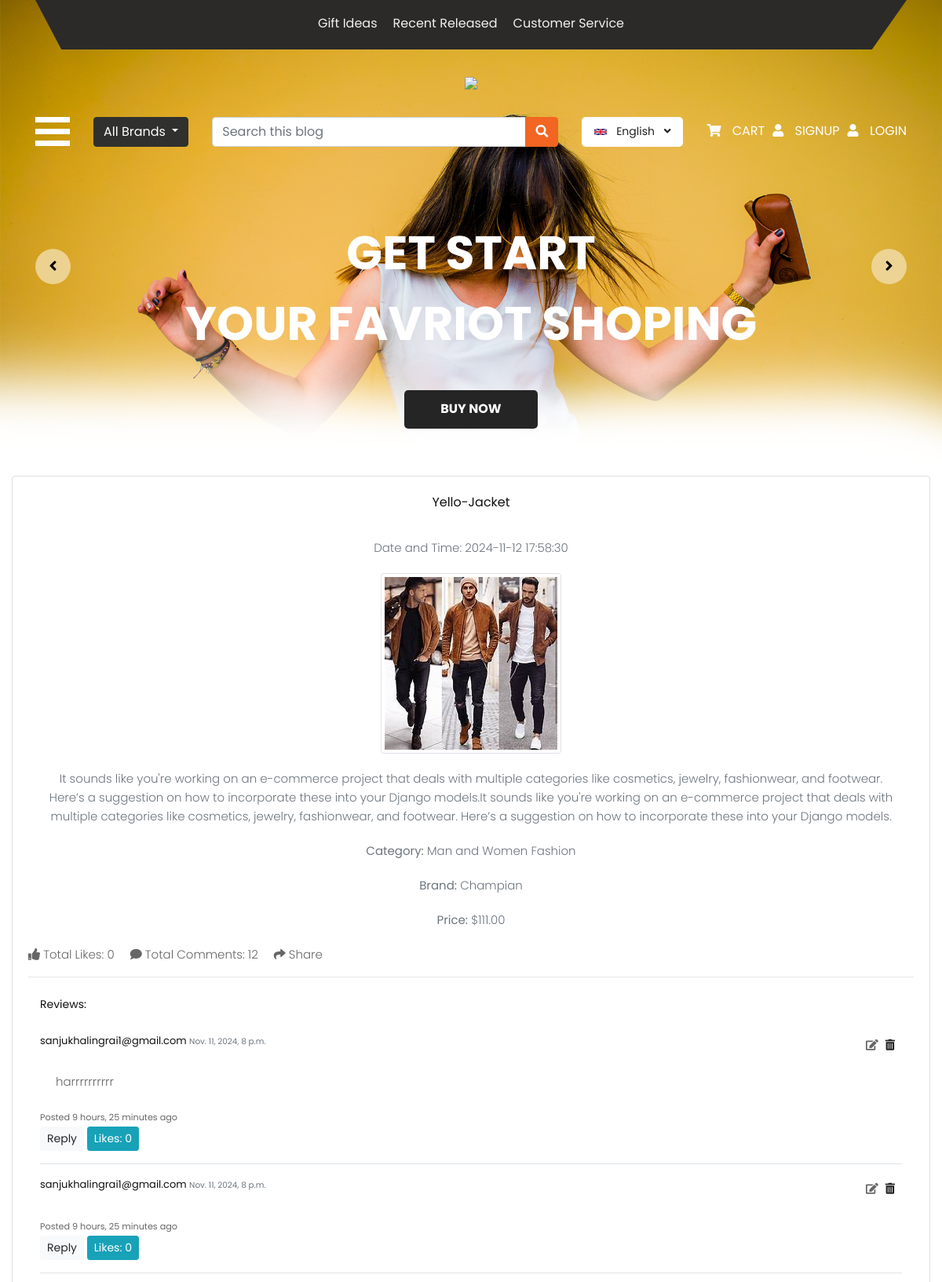
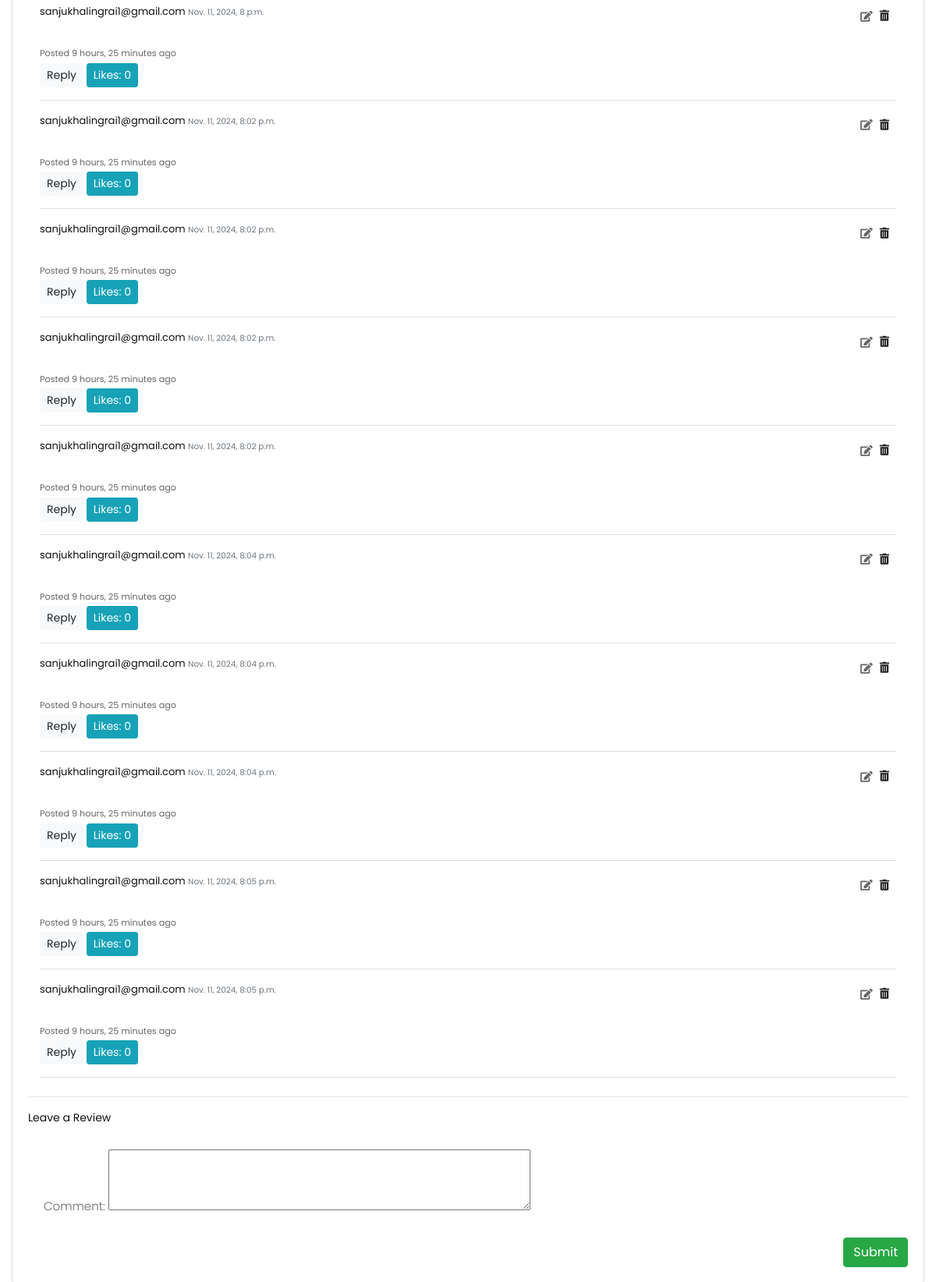
Screenshot of /product/7/detail/ (upper part) with the database file from the repository (2 pictures, top to bottom).
### backendapp/models.py (models this page shows, shortened)
class DateTimeModel(models.Model):
    created_at = models.DateTimeField(auto_now_add=True)
    updated_at = models.DateTimeField(auto_now=True)
    deleted_at = models.DateTimeField(null=True, blank=True)
    class Meta:
        abstract = True

class Product(DateTimeModel):
    name = models.CharField(max_length=255)
    description = models.TextField()
    price = models.DecimalField(max_digits=10, decimal_places=2)
    stock = models.PositiveIntegerField()
    available = models.BooleanField(default=True)
    category = models.ForeignKey(Category, on_delete=models.CASCADE, related_name='products')
    brand = models.ForeignKey(Brand, on_delete=models.CASCADE, related_name='products')
    image = models.ImageField(upload_to='products/', blank=True, null=True)

class Category(DateTimeModel):
    name = models.CharField(max_length=255)
    description = models.TextField(blank=True, null=True)
    def __str__(self):
        return self.name

class Brand(DateTimeModel):
    name = models.CharField(max_length=255)
    description = models.TextField(blank=True, null=True)
    def __str__(self):
        return self.name

class Review(DateTimeModel):
    product = models.ForeignKey(Product, on_delete=models.CASCADE, related_name='reviews')
    customer = models.ForeignKey(Customer, on_delete=models.CASCADE, related_name='reviews')
    timestamp = models.DateTimeField(default=timezone.now)  # Store time of comment
    comment = models.TextField(blank=True, null=True)
    likes = models.PositiveIntegerField(default=0)  # Count likes

class Customer(DateTimeModel):
    user = models.OneToOneField(User,on_delete=models.CASCADE)
    email = models.EmailField(max_length=200)

### frontendapp/views.py (the view, shortened to what this page needs)
# urls.py: path('product/<int:id>/detail/', ProductDetailView.as_view(), name='product_details'),
class ProductDetailView(TemplateView):
    template_name = 'clienttemplates/productdetail.html'
    def get_context_data(self, **kwargs):
        context = super().get_context_data(**kwargs)
        product_id = self.kwargs['id']
        product = get_object_or_404(Product, id=product_id)
        reviews = product.reviews.all()
        total_likes = sum(review.likes for review in reviews)
        total_comments = reviews.count()
        context['product'] = product
        context['reviews'] = reviews
        context['review_form'] = ReviewForm()
        context['total_likes'] = total_likes
        context['total_comments'] = total_comments
        context['reply_review_id'] = self.request.GET.get('reply')  # review ID to display reply form
        return context

### backendapp/forms.py
class ReviewForm(forms.ModelForm):
    class Meta:
        model = Review
        fields = ['comment']
        widgets = {
            'comment': forms.Textarea(attrs={'rows': 3}),
        }

### templates/clienttemplates/productdetail.html (shortened to what this page needs)
{% extends 'clienttemplates/base.html' %}
{% load static %}
{% block mainblock %}
<div class="main-content">
    <div class="page-content">
        <div class="container-fluid">
            <div class="row">
                <div class="col-lg-12">
                    <div class="card">
                        <div class="card-body">
                            <h4 class="mb-4 text-center">{{ product.name }}</h4>
                            <p class="text-muted text-center">
                                Date and Time: {% now "Y-m-d H:i:s" %}
                            </p>
                            <div class="text-center">
                                <img src="{{ product.image.url }}" alt="{{ product.name }}" class="img-thumbnail mx-auto d-block">
                            </div>
                            <p class="text-muted text-center">{{ product.description }}</p>
                            <p class="text-muted text-center"><strong>Category:</strong> {{ product.category }}</p>
                            <p class="text-muted text-center"><strong>Brand:</strong> {{ product.brand }}</p>
                            <p class="text-muted text-center"><strong>Price:</strong> ${{ product.price }}</p>
                            <div style="display: flex; gap: 20px; align-items: center; margin: 0;">
                                <p style="margin: 0;"><i class="fas fa-thumbs-up"></i> Total Likes: {{ total_likes }}</p>
                                <p style="margin: 0;"><i class="fas fa-comment"></i> Total Comments: {{ total_comments }}</p>
                                <p style="margin: 0;"><i class="fas fa-share"></i> Share</p>
                            </div>
                            <hr>
                            <div class="container my-4">
                                <h5 class="font-size-15">Reviews:</h5>
                                {% for review in reviews %}
                                    <div class="media py-3 border-bottom">
                                        <div class="media-body">
                                            <div class="review-details">
                                                <h6>{{ review.customer.email }} <small class="text-muted">{{ review.created_at }}</small></h6>
                                                <p>{{ review.comment }}</p>
                                            </div>
                                            <small>Posted {{ review.timestamp|timesince }} ago</small>
                                            <div>
                                                <a href="{% url 'frontendapp:product_details' product.id %}?reply={{ review.id }}" class="btn btn-sm btn-light">Reply</a>
                                                <form action="{% url 'frontendapp:like_review' review.id %}" method="post" style="display:inline;">
                                                    <button type="submit" class="btn btn-sm btn-info">
                                                        Likes: {{ review.likes }}
                                                    </button>
                                                </form>
                                            </div>
                                        </div>
                                        <div class="d-flex align-items-center">
                                                <i class="fas fa-edit"></i>
                                            <a href="{% url 'frontendapp:review_delete' review.id %}" class="btn btn-sm ">
                                                <i class="fas fa-trash-alt"></i>
                                            </a>
                                        </div>
                                    </div>
                                {% empty %}
                                    <p class="text-muted">No reviews yet.</p>
                                {% endfor %}
                            </div>
                            <hr>
                            <h5 class="font-size-16 mb-3">Leave a Review</h5>
                            <form method="POST">
                                {{ review_form.as_p }}
                                <div class="text-right">
                                    <button type="submit" class="btn btn-success">Submit</button>
                                </div>
                            </form>
                        </div>
                    </div>
                </div>
            </div>
        </div>
    </div>
</div>
{% endblock %}

### static/clientstatic/assets/css/style.css (style rules this page uses)
* { box-sizing: border-box !important; transition: ease all 0.5s; }
html { scroll-behavior: smooth; overflow-x: hidden; }
body { color: #666666; font-size: 14px; line-height: 1.80857; font-weight: normal; overflow-x: hidden; font-family: 'Poppins', sans-serif; }
a { color: #1f1f1f; text-decoration: none !important; outline: none !important; -webkit-transition: all .3s ease-in-out; -moz-transition: all .3s ease-in-out; -ms-transition: all .3s ease-in-out; -o-transition: all .3s ease-in-out; transition: all .3s ease-in-out; }
h1, h2, h3, h4, h5, h6 { letter-spacing: 0; font-weight: normal; position: relative; padding: 0 0 10px 0; font-weight: normal; line-height: normal; color: #111111; margin: 0 }
h4 { font-size: 16px }
h5 { font-size: 14px }
h6 { font-size: 13px }
*, *::after, *::before { -webkit-box-sizing: border-box; -moz-box-sizing: border-box; box-sizing: border-box; }
p { margin: 20px; font-weight: 300; font-size: 15px; line-height: 24px; }
a { color: #222222; text-decoration: none; outline: none !important; }
a, .btn { text-decoration: none !important; outline: none !important; -webkit-transition: all .3s ease-in-out; -moz-transition: all .3s ease-in-out; -ms-transition: all .3s ease-in-out; -o-transition: all .3s ease-in-out; transition: all .3s ease-in-out; }
img { max-width: 100%; height: auto; }
button { border: 0; margin: 0; padding: 0; cursor: pointer; }

### rows the page displays
Product: name "Yello-Jacket", image (picture), description "It sounds like you're working on an e-commerce project that deals with multiple categories like cosmetics, jewelry, fashionwear, and footwear. Here’s a suggestion on how to incorporate these into your Django models.It sounds like you're working on an e-commerce project that deals with multiple categories like cosmetics, jewelry, fashionwear, and footwear. Here’s a suggestion on how to incorporate these into your Django models.", category "Man and Women Fashion", brand "Champian", price "111.00"
Review: customer.email "sanjukhalingrai1@gmail.com", created_at "Nov. 11, 2024, 8 p.m.", comment "harrrrrrrrrr", timestamp "9 hours, 25 minutes", likes "0"
Review: customer.email "sanjukhalingrai1@gmail.com", created_at "Nov. 11, 2024, 8 p.m.", timestamp "9 hours, 25 minutes", likes "0"
Review: customer.email "sanjukhalingrai1@gmail.com", created_at "Nov. 11, 2024, 8 p.m.", timestamp "9 hours, 25 minutes", likes "0"
Review: customer.email "sanjukhalingrai1@gmail.com", created_at "Nov. 11, 2024, 8:02 p.m.", timestamp "9 hours, 25 minutes", likes "0"
Review: customer.email "sanjukhalingrai1@gmail.com", created_at "Nov. 11, 2024, 8:02 p.m.", timestamp "9 hours, 25 minutes", likes "0"
Review: customer.email "sanjukhalingrai1@gmail.com", created_at "Nov. 11, 2024, 8:02 p.m.", timestamp "9 hours, 25 minutes", likes "0"
Review: customer.email "sanjukhalingrai1@gmail.com", created_at "Nov. 11, 2024, 8:02 p.m.", timestamp "9 hours, 25 minutes", likes "0"
Review: customer.email "sanjukhalingrai1@gmail.com", created_at "Nov. 11, 2024, 8:04 p.m.", timestamp "9 hours, 25 minutes", likes "0"
Review: customer.email "sanjukhalingrai1@gmail.com", created_at "Nov. 11, 2024, 8:04 p.m.", timestamp "9 hours, 25 minutes", likes "0"
Review: customer.email "sanjukhalingrai1@gmail.com", created_at "Nov. 11, 2024, 8:04 p.m.", timestamp "9 hours, 25 minutes", likes "0"
Review: customer.email "sanjukhalingrai1@gmail.com", created_at "Nov. 11, 2024, 8:05 p.m.", timestamp "9 hours, 25 minutes", likes "0"
Review: customer.email "sanjukhalingrai1@gmail.com", created_at "Nov. 11, 2024, 8:05 p.m.", timestamp "9 hours, 25 minutes", likes "0"

### other values shown
{{ total_likes }} "0"
{{ total_comments }} "12"
